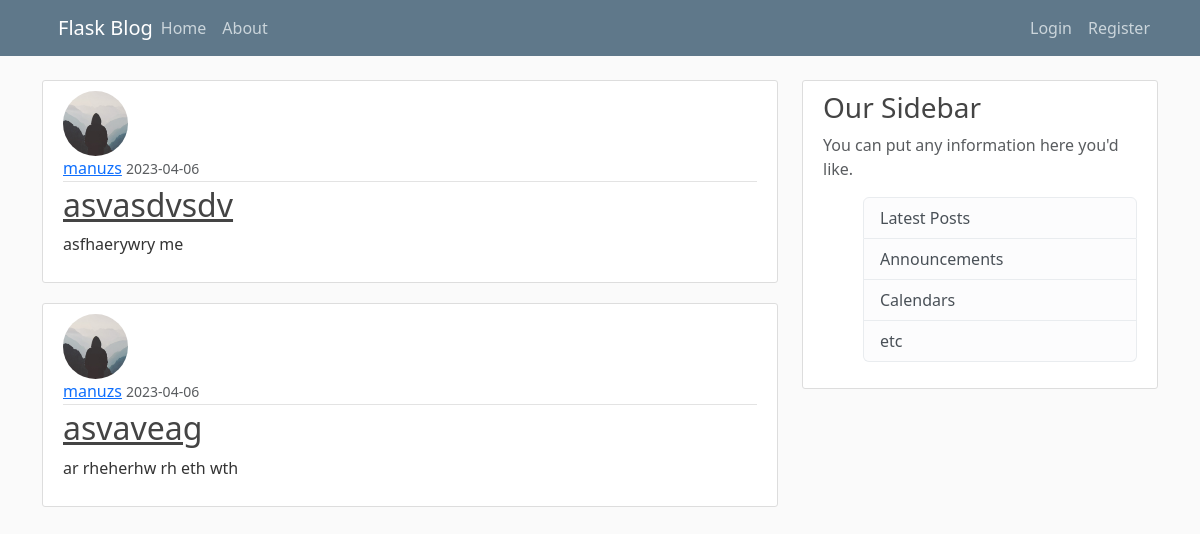
Page /home on the earlier database version.
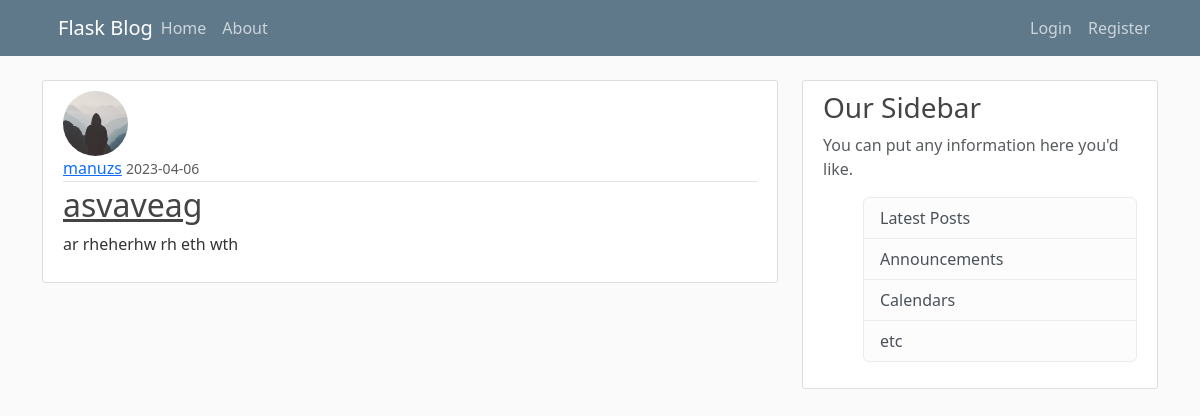
Same page on the later database version.
### flaskblog/models.py (models this page shows, shortened)
class Post(db.Model):
    id = db.Column(db.Integer, primary_key = True)
    title = db.Column(db.String(100), nullable = False)
    date_posted = db.Column(db.DateTime, nullable = False, default = datetime.utcnow)
    content = db.Column(db.Text, nullable = False)
    user_id = db.Column(db.Integer, db.ForeignKey('user.id'), nullable = False)

class User(db.Model, UserMixin):
    id = db.Column(db.Integer, primary_key = True)
    username = db.Column(db.String(20), unique =True, nullable = False)
    email = db.Column(db.String(120), unique =True, nullable = False)
    image_file = db.Column(db.String(20), default = 'default.jpg')
    password = db.Column(db.String(60), nullable = False)
    posts = db.relationship('Post', backref = 'author', lazy = True)

### flaskblog/routes.py (the view)
@app.route("/")
@app.route("/home")
def home():
    posts = Post.query.all()
    return render_template('home.html', posts = posts)

### flaskblog/templates/home.html
{% extends "layout.html" %}
{% block content %}
    {% for post in posts %}
      <article class="media content-section">
        <img class="rounded-circle article-img" src="{{ url_for('static', filename = 'profile_pics/' + post.author.image_file) }}">
        <div class="media-body">
          <div class="article-metadata">
            <a class="mr-2" href="#">{{ post.author.username }}</a>
            <small class="text-muted">{{ post.date_posted.strftime('%Y-%m-%d')}}</small>
          </div>
          <h2><a class="article-title" href="{{url_for('post', post_id = post.id)}}">{{ post.title }}</a></h2>
          <p class="article-content">{{ post.content }}</p>
        </div>
      </article>
    {% endfor %}
{% endblock content %}

### flaskblog/templates/layout.html (shortened to what this page needs)
<!DOCTYPE html>
<html>
<head>
    <link rel="stylesheet" href="https://cdn.jsdelivr.net/npm/bootstrap@5.3.0-alpha2/dist/css/bootstrap.rtl.min.css">
    <link rel ="stylesheet" href = "{{ url_for('static', filename = 'main.css') }}">
</head>
    <body>
        <header class="site-header">
            <nav class="navbar navbar-expand-md navbar-dark bg-steel fixed-top">
              <div class="container">
                <a class="navbar-brand mr-4" href="/">Flask Blog</a>
                <div class="collapse navbar-collapse" id="navbarToggle">
                  <div class="navbar-nav mr-auto">
                    <a class="nav-item nav-link" href="/">Home</a>
                    <a class="nav-item nav-link" href="/about">About</a>
                  </div>
                  <div class="navbar-nav right-align">
                    {% if current_user.is_authenticated %}
                    <a class="nav-item nav-link" href="{{url_for('logout')}}">Logout</a>
                    <a class="nav-item nav-link"  href="{{url_for('account')}}">{{ current_user.username}}</a>
                    <a class="nav-item nav-link"  href="{{url_for('new_post')}}">New Post</a>
                    {% else %}
                    <a class="nav-item nav-link" href="{{url_for('login')}}">Login</a>
                    <a class="nav-item nav-link" href="{{url_for('register')}}">Register</a>
                    {% endif %}
                  </div>
                </div>
              </div>
            </nav>
          </header>
          <main role="main" class="container">
            <div class="row">
              <div class="col-md-8">
                {% block content %}{% endblock %}
              </div>
              <div class="col-md-4">
                <div class="content-section">
                  <h3>Our Sidebar</h3>
                  <p class='text-muted'>You can put any information here you'd like.
                    <ul class="list-group">
                      <li class="list-group-item list-group-item-light">Latest Posts</li>
                      <li class="list-group-item list-group-item-light">Announcements</li>
                      <li class="list-group-item list-group-item-light">Calendars</li>
                      <li class="list-group-item list-group-item-light">etc</li>
                    </ul>
                  </p>
                </div>
              </div>
            </div>
          </main>
    </body>
</html>

### flaskblog/static/main.css (style rules this page uses)
body { background: #fafafa; color: #333333; margin-top: 5rem; }
h1, h2, h3, h4, h5, h6 { color: #444444; }
.bg-steel { background-color: #5f788a; }
.site-header .navbar-nav .nav-link { color: #cbd5db; }
.content-section { background: #ffffff; padding: 10px 20px; border: 1px solid #dddddd; border-radius: 3px; margin-bottom: 20px; }
.article-title { color: #444444; }
.article-content { white-space: pre-line; }
.article-img { height: 65px; width: 65px; margin-right: 16px; }
.article-metadata { padding-bottom: 1px; margin-bottom: 4px; border-bottom: 1px solid #e3e3e3 }
.right-align { margin-left: auto; margin-right: 0; }

Differences in the rows shown:
removed Post: image_file (placeholder picture), author.username "manuzs", date_posted "2023-04-06", title "asvasdvsdv", content "asfhaerywry me"
